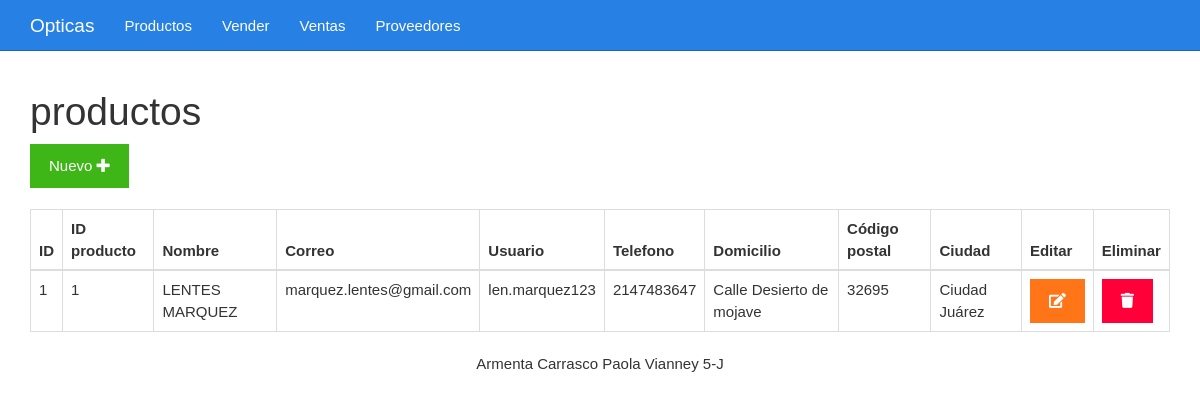
Page /proveedores.php on the committed database.
### tables this page shows
CREATE TABLE `proveedores` (
  `id` int(10) NOT NULL,
  `id_Producto` int(11) NOT NULL,
  `nombre` varchar(50) NOT NULL,
  `correo` varchar(150) NOT NULL,
  `usuario` varchar(50) NOT NULL,
  `telefono` int(10) NOT NULL,
  `domicilio` varchar(100) NOT NULL,
  `cp` int(5) NOT NULL,
  `ciudad` varchar(50) NOT NULL
);

### proveedores.php (the view)
<?php include_once "encabezado.php" ?>
<?php
include_once "base_de_datos.php";
$sentencia = $base_de_datos->query("SELECT * FROM  proveedores;");
$productos = $sentencia->fetchAll(PDO::FETCH_OBJ);
?>
	<div class="col-xs-12">
		<h1>productos</h1>
		<div>
			<a class="btn btn-success" href="./formularioproveedor.php">Nuevo <i class="fa fa-plus"></i></a>
		</div>
		<br>
		<table class="table table-bordered">
			<thead>
				<tr>
					<th>ID</th>
					<th>ID producto</th>
					<th>Nombre</th>
					<th>Correo</th>
					<th>Usuario</th>
					<th>Telefono</th>
					<th>Domicilio</th>
					<th>Código postal</th>
					<th>Ciudad</th>
					<th>Editar</th>
					<th>Eliminar</th>
				</tr>
			</thead>
			<tbody>
				<?php foreach($productos as $producto){ ?>
				<tr>
					<td><?php echo $producto->id ?></td>
					<td><?php echo $producto->id_Producto ?></td>
					<td><?php echo $producto->nombre ?></td>
					<td><?php echo $producto->correo ?></td>
					<td><?php echo $producto->usuario ?></td>
					<td><?php echo $producto->telefono ?></td>
					<td><?php echo $producto->domicilio ?></td>
					<td><?php echo $producto->cp ?></td>
					<td><?php echo $producto->ciudad ?></td>
					<td><a class="btn btn-warning" href="<?php echo "editarproveedor.php?id=" . $producto->id?>"><i class="fa fa-edit"></i></a></td>
					<td><a class="btn btn-danger" href="<?php echo "eliminarproveedor.php?id=" . $producto->id?>"><i class="fa fa-trash"></i></a></td>
				</tr>
				<?php } ?>
			</tbody>
		</table>
	</div>
<?php include_once "pie.php" ?>

### css/estilo.css (style rules this page uses)
body { padding-top: 70px; }

### rows in the picture
proveedores: id "1", id_Producto "1", nombre "LENTES MARQUEZ", correo "marquez.lentes@gmail.com", usuario "len.marquez123", telefono "2147483647", domicilio "Calle Desierto de mojave", cp "32695", ciudad "Ciudad Juárez"
